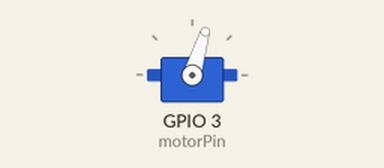
Recording of a sketch running on a simulated ESP32. On the bench: servo.

Above: at 0.05 s.
At 10.0 s:
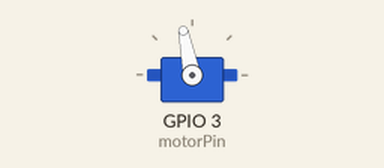
Timing chart, 0 to 13.0 s (numbered marks = the images above):
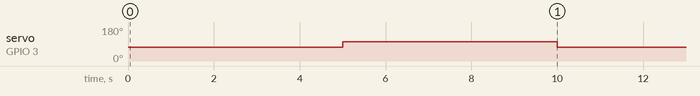

Measured:
- by itself, servo on GPIO 3 (motorPin): alternates 101° for 5.0 s and 73° for 5.0 s

The sketch:

01_ServoMotor360.ino
```cpp
#include <ESP32Servo.h> //ESP32Servo by Kevin Harrington

const int motorPin = 3; //3:ConnectorA 4:ConnectorB

Servo myservo;

void setup() {
  myservo.attach(motorPin,700,2300);
}

void loop() {
  //Clockwise(when 1450～700 µsec)　Counter-clockwise(when 1550～2300 µsec)
  //The rotation speed becomes slower the closer it is to 1500.
  myservo.write(1350);
  delay(5000);

  myservo.write(1600);
  delay(5000);
}
```
